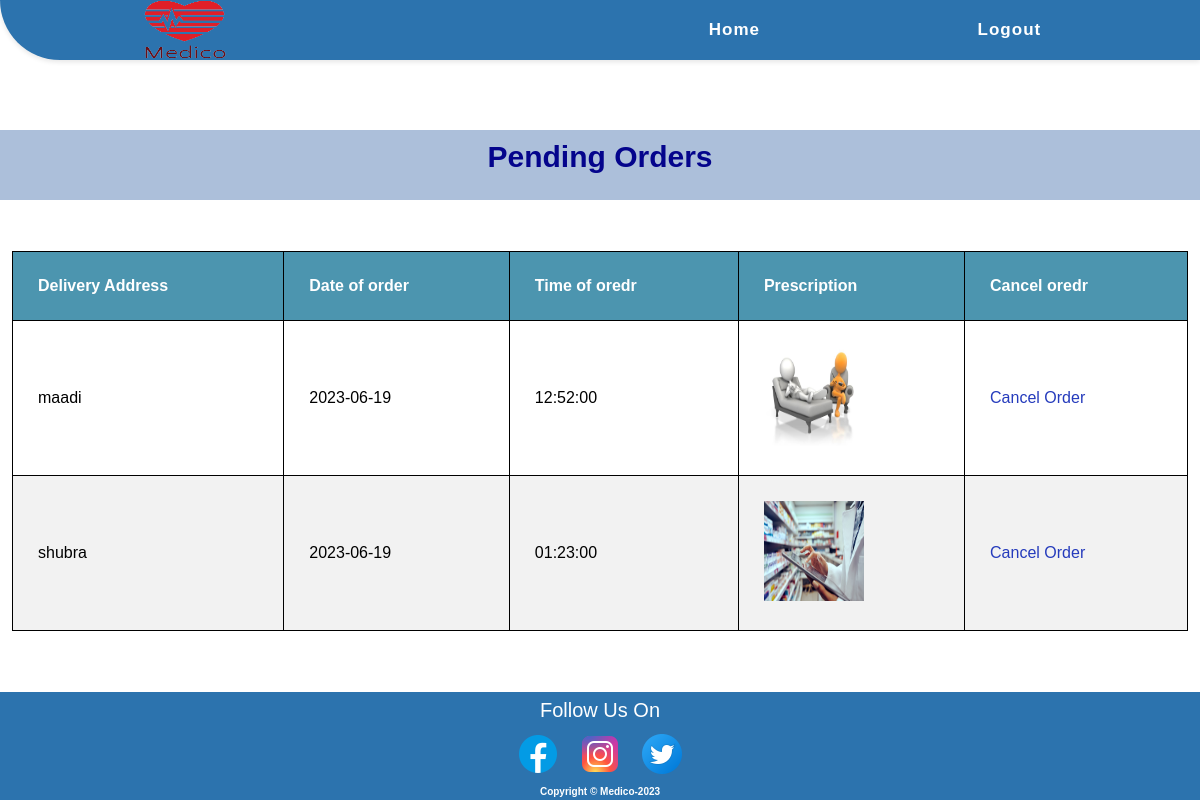
Before: /doctor/ord_pending.php (signed in) with the older database file.
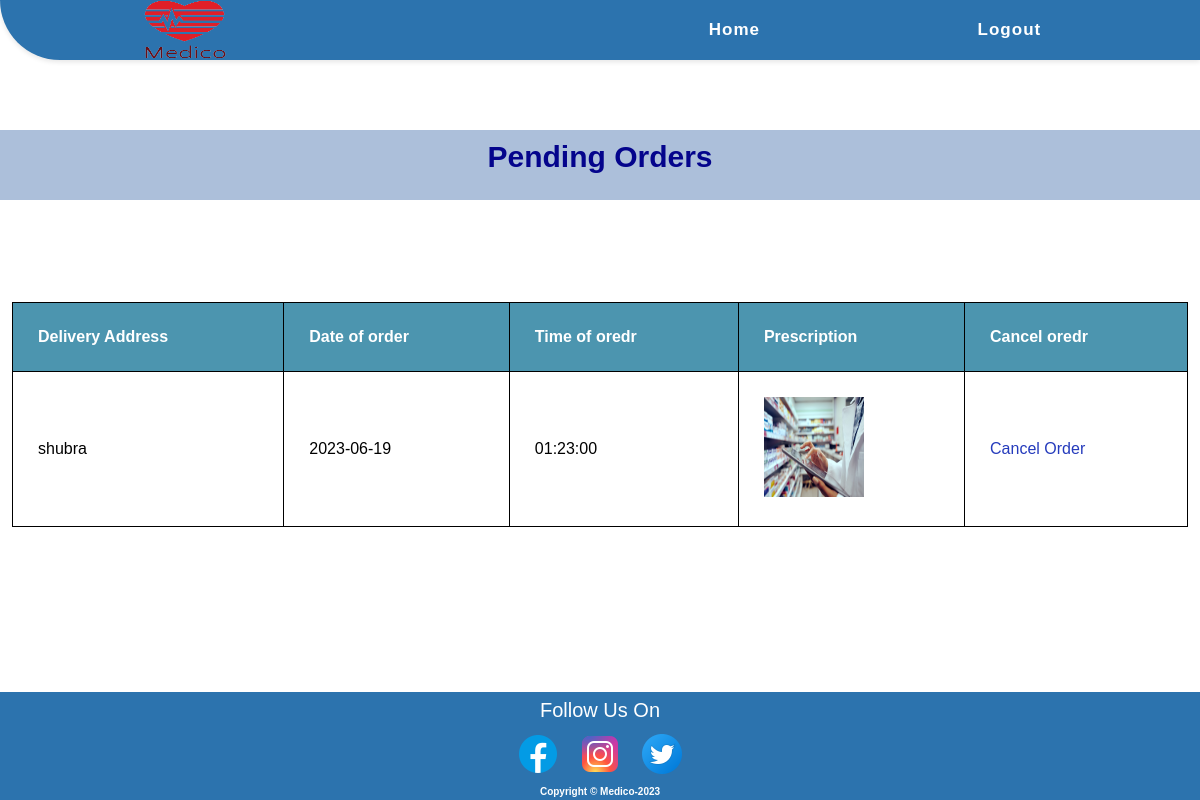
After: the same page with the newer database file.
### tables this page shows
CREATE TABLE `images` (
  `id` int(11) NOT NULL,
  `patient_id` int(11) DEFAULT NULL,
  `d_id` int(11) DEFAULT NULL,
  `patient_address` varchar(255) NOT NULL,
  `date_of_order` date NOT NULL,
  `time_of_order` time NOT NULL,
  `image` mediumtext NOT NULL,
  `activity` varchar(255) NOT NULL,
  `order_cd` varchar(255) NOT NULL
);

### doctor/ord_pending.php (the view, shortened to what this page needs)
<?php
include "../shared/conn.php";
if (isset($_SESSION["doctor"])) {
    $select = "SELECT * FROM `images` WHERE activity = 'yes'  AND d_id = '" . $_SESSION['did'] . "' ";
    $sel = mysqli_query($connect, $select);
?>
    <!DOCTYPE html>
    <html lang="en">
    <head>
        <link rel="stylesheet" href="../CSS/style.css">
        <link rel="stylesheet" href="../CSS/footer.css">
        <link rel="stylesheet" href="../CSS/pharmacy's view.css">
        <link rel="stylesheet" href="../CSS/style.css">
    </head>
    <body>
        <nav>
            <div class="logo">
                <a href="#"><img src="../Images/Medico_Logo_2_Final-removebg-preview-1.png" alt="Medico Logo"></a>
            </div>
            <ul class="nav-links">
                <li><a href="./doctor_home.php">Home</a></li>
                <li><a href="../shared/login.php?bbye='1'">Logout</a></li>
            </ul>
        </nav>
        <h1 class="h1_text" id="Requests">Pending Orders</h1>
        <table>
            <thead>
                <tr>
                    <th>Delivery Address</th>
                    <th>Date of order</th>
                    <th>Time of oredr</th>
                    <th>Prescription</th>
                    <th>Cancel oredr</th>
                </tr>
            </thead>
            <tbody>
                <?php foreach ($sel as $s) { ?>
                    <tr>
                        <td><?php echo $s['patient_address']; ?></td>
                        <td><?php echo $s['date_of_order']; ?></td>
                        <td><?php echo $s['time_of_order']; ?></td>
                        <td><img height="100px" width="100px" src="../upload/<?php echo $s['image']; ?>"></td>
                        <td><a href="ord_pending.php?cancel=<?php echo $s['id'] ?>">Cancel Order</a></td>
                    </tr>
                <?php } ?>
            </tbody>
        </table>
    <?php } ?>
    <footer>
        <div class="sticky-footer">
            <div class="footer-content">
                <p>Follow Us On</p>
                <ul class="social-icons">
                    <li><a href="#"><img src="../images/facebook-logo.png" alt="Facebook Icon"></a></li>
                    <li><a href="#"><img src="../images/instagram-logo.png" alt="Instagram Icon"></a></li>
                    <li><a href="#"><img src="../images/twitter-logo.png" alt="Twitter Icon"></a></li>
                </ul>
            </div>
            <div class="footer-info">
                <h6>Copyright &copy Medico-2023</h6>
            </div>
        </div>
    </footer>
    </body>
    </html>

### CSS/style.css (style rules this page uses)
* { padding: 0; margin: 0; box-sizing: border-box; font-family: 'Poppins', sans-serif; }
nav { display: flex; justify-content: space-between; align-items: center; background-color: #2c73ae; height: 60px; padding: 0 50px; box-shadow: 0px 2px 5px rgba(0, 0, 0, 0.1); border-bottom-left-radius: 60px; }
.logo { width: 100px; height: 100px; margin-left: 10px; }
.logo img { width: 250px; height: 100px; }
.nav-links { display: flex; justify-content: space-around; width: 50%; }
.nav-links li { list-style: none; }
.nav-links a { color: #ffffff; text-decoration: none; font-weight: bold; font-size: 17px; letter-spacing: 1px; }
.nav-links li { opacity: 1; transition: opacity 0.5s ease-in-out; margin: 10px 0; }
.h1_text { text-align: center; color: rgb(4, 4, 140); font-size: 30px; padding-top: 10px; font-weight: bold; margin-top: 70px; margin-bottom: 20px; background-color: #295aa063; height: 70px; }

### CSS/footer.css (style rules this page uses)
body { min-height: 100vh; }
footer { background-color: #2c73ae; padding: 3px 0; font-size: 14px; color: #fff; }
.sticky-footer { position: sticky; top: 100%; }
footer p { margin: 0; line-height: 1.5; font-size: 20px; text-align: center; }
footer ul { margin: 0; padding: 0; list-style: none; }
footer ul li { display: inline-block; margin-left: 10px; }
footer ul li:first-child { margin-left: 0; }
a { color: #253bbc; text-decoration: none; }
footer h6 { font-size: 10px; font-weight: bold; color: white; text-align: center; }
.social-icons { text-align: center; margin: 5px 30px; }
html { height: 100%; }
body { display: flex; flex-direction: column; min-height: 100%; }
footer { margin-top: auto; }

### CSS/pharmacy's view.css (style rules this page uses)
* { padding: 0; margin: 0; box-sizing: border-box; font-family: 'Poppins', sans-serif; }
nav { display: flex; justify-content: space-between; align-items: center; background-color: #2c73ae; height: 60px; padding: 0 50px; box-shadow: 0px 2px 5px rgba(0, 0, 0, 0.1); border-bottom-left-radius: 60px; }
.nav-links { display: flex; justify-content: space-around; width: 50%; }
.nav-links li { list-style: none; }
.nav-links a { color: #ffffff; text-decoration: none; font-weight: bold; font-size: 17px; letter-spacing: 1px; }
.nav-links li { opacity: 1; transition: opacity 0.5s ease-in-out; margin: 10px 0; }
.h1_text { text-align: center; color: rgb(4, 4, 140); font-size: 26px; padding-top: 18px; font-weight: bold; margin-top: 60px; margin-bottom: 20px; background-color: #295aa063; height: 70px; }
table { border-collapse: collapse; width: 98%; margin: auto; }
th, td { text-align: left; padding: 25px; border: 1px solid black; }
th { background-color: #4c95af; color: white; }
tr:nth-child(even) { background-color: #f2f2f2; }

Changed rows visible on the page:
removed images: patient_address "maadi", date_of_order "2023-06-19", time_of_order "12:52:00", image (picture)
